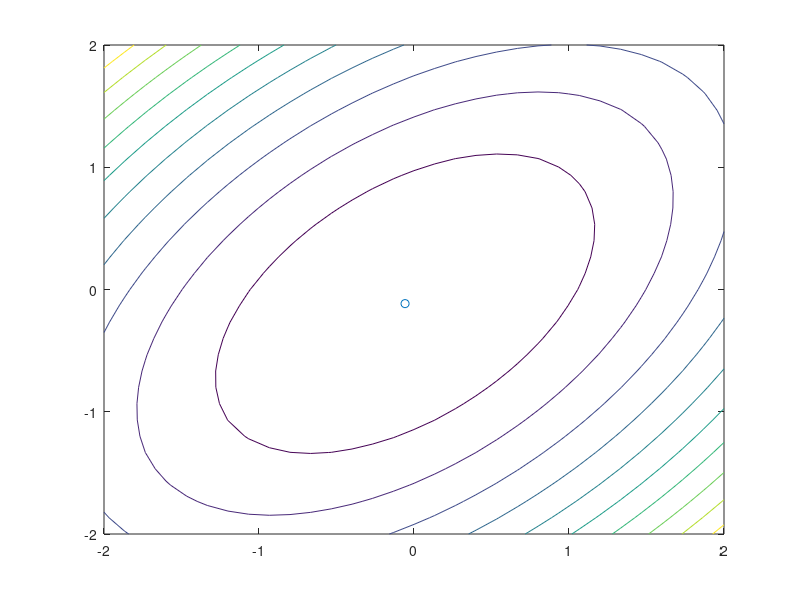

Reproduce this figure in MATLAB.
%vk = 1.2*sin((2*pi*k)/3)
%mk = 1.2*sin(((2*pi*k)/3) + (pi/2))
Evkvk = ((1.2)^2) * (1/3) * ((sin((2 * pi * 1) / 3)^2) + (sin((2 * pi * 2) / 3)^2) + (sin((2 * pi * 3) / 3)^2));
Evkvk1 = ((1.2)^2) * (1/3) * ((sin((2 * pi * 1) / 3) * sin((2 * pi * 0) / 3)) + (sin((2 * pi * 2) / 3) * sin((2 * pi * 1) / 3)) + (sin((2 * pi * 3) / 3) * sin((2 * pi * 2) / 3)));
R = [Evkvk Evkvk1; Evkvk1 Evkvk];
A = 2 * R;
lambda = eig(A);
lambda1 = lambda(1);
lambda2 = lambda(2);
[V, D] = eig(A);
z1 = [(-sign(V(1, 1) * (V(1, 1) / V(1, 1)))); (-sign(V(2, 1))) * (V(2, 1) / V(2, 1))];
z2 = [(-sign(V(1, 2) * (V(1, 2) / V(1, 2)))); (-sign(V(2, 2))) * (V(2, 2) / V(2, 2))];

Emkvk = (1/3) * ((0.12 * sin(((2 * pi * 1) / 3) + (pi / 2)) * 1.2 * sin((2 * pi * 1) / 3)) + (0.12 * sin(((2 * pi * 2) / 3) + (pi / 2)) * 1.2 * sin((2 * pi * 2) / 3)) + (0.12 * sin(((2 * pi * 3) / 3) + (pi / 2)) * 1.2 * sin((2 * pi * 3) / 3)));
Esmkvk1 = (1/3) * ((0.12 * sin(((2 * pi * 1) / 3) + (pi / 2)) * 1.2 * sin((2 * pi * 0) / 3)) + (0.12 * sin(((2 * pi * 2) / 3) + (pi / 2)) * 1.2 * sin((2 * pi * 1) / 3)) + (0.12 * sin(((2 * pi * 3) / 3) + (pi / 2)) * 1.2 * sin((2 * pi * 2) / 3)));
%quad = [1 -(A(1, 1)*2) (A(1, 1)^2)-(A(1, 2)^2)]
h = [Emkvk; Esmkvk1];
Xstar = inv(R) * h;

c = 0.0205;
x1 = linspace(-2, 2);
x2 = x1';
x = [x1; x2'];

%f = c-(2.*x2.*h)+(x2.*R.*x1)
%contour(x1, x2, f)
x1_lim = [-2 2];
x2_lim = [-2 2];
x1 = x1_lim(1):(x1_lim(2) - x1_lim(1)) / 30:x1_lim(2);
x2 = x2_lim(1):(x2_lim(2) - x2_lim(1)) / 30:x2_lim(2);
[X1, X2] = meshgrid(x1, x2);
F = (R(1, 1) * X1.^2 + (R(1, 2) + R(2, 1)) * X1 .* X2 + R(2, 2) * X2.^2) ...
    +-2 * (h(1) * X1 + h(2) * X2) + c;
contour(X1, X2, F)
hold on
plot(Xstar(1), Xstar(2), 'o')
minimumMeanSquareError = c - (2 * transpose(Xstar) * h) + (transpose(Xstar) * R * Xstar)

maximumStableLearningRate = 2 / (max(lambda1, lambda2))
